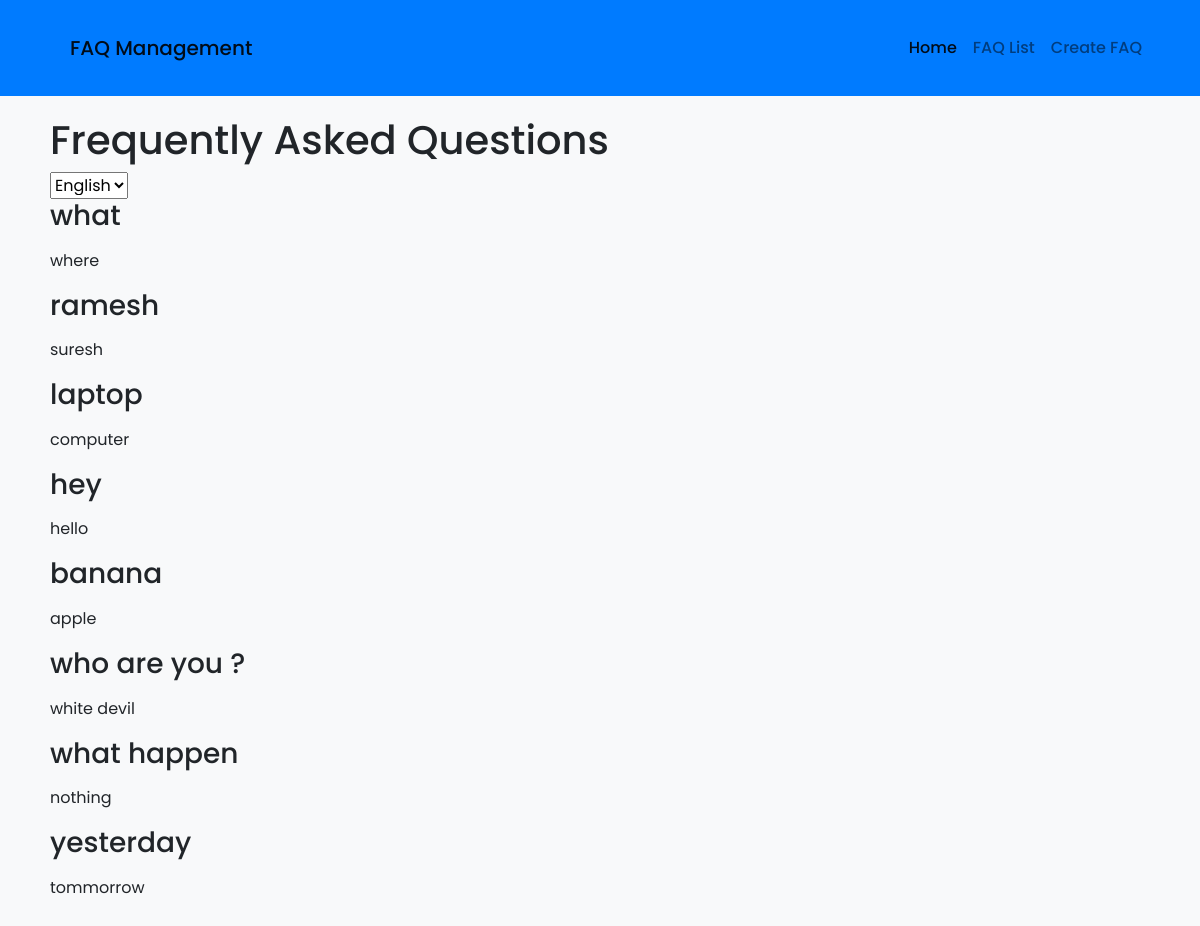
The page / on the database its author committed.
### faq/models.py (models this page shows, shortened)
class FAQ(models.Model):
    created_at = models.DateTimeField(default=timezone.now, editable=False)
    question = models.TextField(verbose_name=_('Question'))
    answer = RichTextField(verbose_name=_('Answer'))
    LANGUAGE_CHOICES = {
        "hi": "Hindi",
        "bn": "Bengali",
        "gu": "Gujarati",
        "ta": "Tamil",
        "te": "Telugu",
        "kn": "Kannada",
    }
    question_hi = models.TextField(
        verbose_name=_("Question (Hindi)"),
        blank=True)
    answer_hi = RichTextField(verbose_name=_("Answer (Hindi)"), blank=True)
    question_bn = models.TextField(
        verbose_name=_("Question (Bengali)"),
        blank=True)
    answer_bn = RichTextField(verbose_name=_("Answer (Bengali)"), blank=True)
    question_gu = models.TextField(
        verbose_name=_("Question (Gujarati)"),
        blank=True)
    answer_gu = RichTextField(verbose_name=_("Answer (Gujarati)"), blank=True)
    question_ta = models.TextField(
        verbose_name=_("Question (Tamil)"),
        blank=True)
    answer_ta = RichTextField(verbose_name=_("Answer (Tamil)"), blank=True)
    question_te = models.TextField(
        verbose_name=_("Question (Telugu)"),
        blank=True)
    answer_te = RichTextField(verbose_name=_("Answer (Telugu)"), blank=True)
    question_kn = models.TextField(
        verbose_name=_("Question (Kannada)"),
        blank=True)
    answer_kn = RichTextField(verbose_name=_("Answer (Kannada)"), blank=True)
    created_at = models.DateTimeField(auto_now_add=True)
    updated_at = models.DateTimeField(auto_now=True)
    is_active = models.BooleanField(
        default=True,
        verbose_name=_('Active'),
        help_text=_('Toggle to show/hide this FAQ')
    )
    def get_question(self, language='en'):
        if language in self.LANGUAGE_CHOICES:
            return getattr(self, f'question_{language}', self.question)
        return self.question
    def get_answer(self, language='en'):
        if language in self.LANGUAGE_CHOICES:
            return getattr(self, f'answer_{language}', self.answer)
        return self.answer

### faq/views.py (the view)
# urls.py: path('', views.faq_list, name='faq_list'),
def faq_list(request):
    language = request.GET.get('lang', 'en')
    faqs = FAQ.objects.filter(is_active=True)
    translated_faqs = [
        {
            'question': faq.get_question(language),
            'answer': faq.get_answer(language)
        }
        for faq in faqs
    ]
    return render(request, 'faq/faq_list.html', {
        'faqs': translated_faqs,
        'current_language': language
    })

### templates/faq/faq_list.html (shortened to what this page needs)
{% extends "base.html" %}
{% block content %}
<div class="faq-container">
    <h1>Frequently Asked Questions</h1>
    <div class="language-selector">
        <select id="language-dropdown" onchange="changeLanguage(this.value)">
            <option value="en" {% if current_language == 'en' %}selected{% endif %}>English</option>
        </select>
    </div>
    <div class="faq-list">
        {% for faq in faqs %}
        <div class="faq-item">
            <h3>{{ faq.question }}</h3>
        <p>{{ faq.answer|safe }}</p>
    </div>
        {% empty %}
        <p>No FAQs available.</p>
        {% endfor %}
    </div>
</div>
{% endblock %}

### templates/base.html (shortened to what this page needs)
<!DOCTYPE html>
<html lang="en">
<head>
    <link rel="stylesheet" href="https://stackpath.bootstrapcdn.com/bootstrap/4.5.2/css/bootstrap.min.css">
</head>
<body>
    <nav class="navbar navbar-expand-lg navbar-light">
        <div class="container">
            <a class="navbar-brand" href="#">FAQ Management</a>
            <div class="collapse navbar-collapse" id="navbarNav">
                <ul class="navbar-nav ml-auto">
                    <li class="nav-item active">
                        <a class="nav-link" href="#">Home</a>
                    </li>
                    <li class="nav-item">
                        <a class="nav-link" href="#">FAQ List</a>
                    </li>
                    <li class="nav-item">
                        <a class="nav-link" href="{% url 'faq:create_faq' %}">Create FAQ</a>
                    </li>
                </ul>
            </div>
        </div>
    </nav>
    <div class="container">
        {% block content %}
        {% endblock %}
    </div>
</body>
</html>

### templates/base.html (style rules this page uses)
body { font-family: 'Poppins', sans-serif; background-color: #f8f9fa; margin: 0; }
nav { background-color: #007bff; }
nav a { color: #fff; padding: 14px 20px; text-decoration: none; font-weight: 500; }
.container { padding: 20px; }

### rows shown on the page
FAQ: question "what", answer "where"
FAQ: question "ramesh", answer "suresh"
FAQ: question "laptop", answer "computer"
FAQ: question "hey", answer "hello"
FAQ: question "banana", answer "apple"
FAQ: question "who are you ?", answer "white devil"
FAQ: question "what happen", answer "nothing"
FAQ: question "yesterday", answer "tommorrow"
